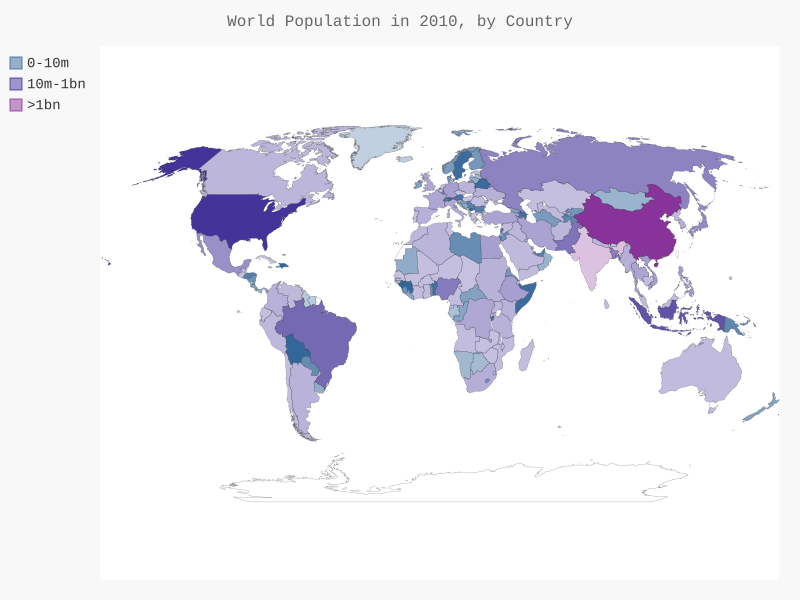

Recreate this plot in Python.
import json
from pygal.maps.world import World
from pygal.style import RotateStyle, LightColorizedStyle
from countries import get_country_code

# Load the data into a list.
filename = 'population_data.json'
with open(filename) as f:
    pop_data = json.load(f)

# Build a dictionary of population data by country in 2010.
cc_populations = {}
for dataset in pop_data:
    if dataset['Year'] == '2010':
        country_name = dataset['Country Name']
        population = int(float(dataset['Value']))
        code = get_country_code(country_name)
        if code:
            cc_populations[code] = population

# Group the countries into 3 population levels.
cc_pops_1, cc_pops_2, cc_pops_3 = {}, {}, {}
for cc, pop in cc_populations.items():
    if pop <10000000:
        cc_pops_1[cc] = pop
    elif pop < 1000000000:
        cc_pops_2[cc] = pop
    else:
        cc_pops_3[cc] = pop

# See how many countries are in each levvel.
print(len(cc_pops_1), len(cc_pops_2), len(cc_pops_3))

wm_style = RotateStyle('#336699', base_style=LightColorizedStyle)
wm = World(style=wm_style)
wm.title = 'World Population in 2010, by Country'
wm.add('0-10m', cc_pops_1)
wm.add('10m-1bn', cc_pops_2)
wm.add('>1bn', cc_pops_3)

wm.render_to_file('world_population.svg')
